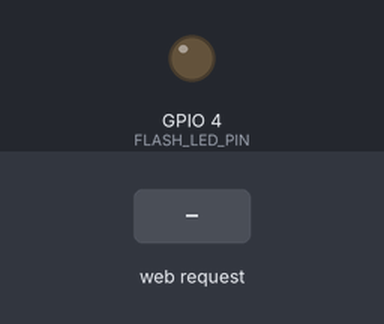
Simulated run of this sketch. Board: ESP32. Shown: output pins drawn as LEDs (lit = HIGH). The inputs (shaded band) are chosen by the test bench. WiFi joins after 1.5 s; servers stay silent unless stated; the camera gives no picture; what the sketch prints to the serial monitor is not drawn.

Above: at 3.0 s.
3.1 s: HTTP request GET /led/on received
At 3.7 s:
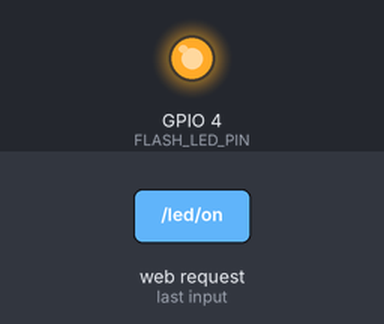
4.6 s: HTTP request GET /capture received
Timing chart, 0 to 7.6 s (numbered marks = the images above; inputs shaded):
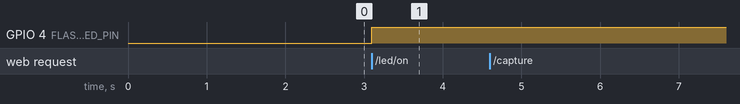

The sketch:

esp32cam_avaris.ino
```cpp
/*
 * ESP32-CAM AVARIS Integration
 * Optimized for live streaming and high-quality image capture
 * Features:
 * - MJPEG streaming on port 81
 * - High-quality image capture endpoint
 * - LED flash control
 * - Dual frame size configuration
 */

#include "esp_camera.h"
#include <WiFi.h>
#include <WebServer.h>
#include <WiFiClient.h>

// WiFi credentials
const char* ssid = "YOUR_WIFI_SSID";
const char* password = "YOUR_WIFI_PASSWORD";

// Camera pin definitions for AI-Thinker ESP32-CAM
#define PWDN_GPIO_NUM     32
#define RESET_GPIO_NUM    -1
#define XCLK_GPIO_NUM      0
#define SIOD_GPIO_NUM     26
#define SIOC_GPIO_NUM     27
#define Y9_GPIO_NUM       35
#define Y8_GPIO_NUM       34
#define Y7_GPIO_NUM       39
#define Y6_GPIO_NUM       36
#define Y5_GPIO_NUM       21
#define Y4_GPIO_NUM       19
#define Y3_GPIO_NUM       18
#define Y2_GPIO_NUM        5
#define VSYNC_GPIO_NUM    25
#define HREF_GPIO_NUM     23
#define PCLK_GPIO_NUM     22

// LED Flash pin
#define FLASH_LED_PIN      4

WebServer server(80);
WebServer streamServer(81);

// Camera configuration
camera_config_t config;
bool cameraInitialized = false;

void setup() {
  Serial.begin(115200);
  Serial.println("AVARIS ESP32-CAM Starting...");

  // Initialize LED pin
  pinMode(FLASH_LED_PIN, OUTPUT);
  digitalWrite(FLASH_LED_PIN, LOW);

  // Initialize camera
  initCamera();

  // Connect to WiFi
  WiFi.begin(ssid, password);
  Serial.print("Connecting to WiFi");

  while (WiFi.status() != WL_CONNECTED) {
    delay(500);
    Serial.print(".");
  }

  Serial.println();
  Serial.print("WiFi connected! IP address: ");
  Serial.println(WiFi.localIP());

  // Setup web server routes
  setupRoutes();

  // Start servers
  server.begin();
  streamServer.begin();

  Serial.println("AVARIS ESP32-CAM Ready!");
  Serial.println("Stream URL: http://" + WiFi.localIP().toString() + ":81/stream");
  Serial.println("Capture URL: http://" + WiFi.localIP().toString() + "/capture");
}

void loop() {
  server.handleClient();
  streamServer.handleClient();
}

void initCamera() {
  // Camera configuration for optimal streaming and capture
  config.ledc_channel = LEDC_CHANNEL_0;
  config.ledc_timer = LEDC_TIMER_0;
  config.pin_d0 = Y2_GPIO_NUM;
  config.pin_d1 = Y3_GPIO_NUM;
  config.pin_d2 = Y4_GPIO_NUM;
  config.pin_d3 = Y5_GPIO_NUM;
  config.pin_d4 = Y6_GPIO_NUM;
  config.pin_d5 = Y7_GPIO_NUM;
  config.pin_d6 = Y8_GPIO_NUM;
  config.pin_d7 = Y9_GPIO_NUM;
  config.pin_xclk = XCLK_GPIO_NUM;
  config.pin_pclk = PCLK_GPIO_NUM;
  config.pin_vsync = VSYNC_GPIO_NUM;
  config.pin_href = HREF_GPIO_NUM;
  config.pin_sscb_sda = SIOD_GPIO_NUM;
  config.pin_sscb_scl = SIOC_GPIO_NUM;
  config.pin_pwdn = PWDN_GPIO_NUM;
  config.pin_reset = RESET_GPIO_NUM;
  config.xclk_freq_hz = 20000000;
  config.pixel_format = PIXFORMAT_JPEG;

  // Frame size and quality settings
  // For streaming: QVGA (320x240) with moderate quality
  config.frame_size = FRAMESIZE_QVGA;
  config.jpeg_quality = 12;
  config.fb_count = 2;

  // Initialize camera
  esp_err_t err = esp_camera_init(&config);
  if (err != ESP_OK) {
    Serial.printf("Camera init failed with error 0x%x", err);
    return;
  }

  cameraInitialized = true;
  Serial.println("Camera initialized successfully");

  // Get camera sensor
  sensor_t * s = esp_camera_sensor_get();
  if (s != NULL) {
    // Optimize settings for better image quality
    s->set_brightness(s, 0);     // -2 to 2
    s->set_contrast(s, 0);       // -2 to 2
    s->set_saturation(s, 0);     // -2 to 2
    s->set_special_effect(s, 0); // 0 to 6 (0-No Effect, 1-Negative, 2-Grayscale, 3-Red Tint, 4-Green Tint, 5-Blue Tint, 6-Sepia)
    s->set_whitebal(s, 1);       // 0 = disable , 1 = enable
    s->set_awb_gain(s, 1);       // 0 = disable , 1 = enable
    s->set_wb_mode(s, 0);        // 0 to 4 - if awb_gain enabled (0 - Auto, 1 - Sunny, 2 - Cloudy, 3 - Office, 4 - Home)
    s->set_exposure_ctrl(s, 1);  // 0 = disable , 1 = enable
    s->set_aec2(s, 0);           // 0 = disable , 1 = enable
    s->set_ae_level(s, 0);       // -2 to 2
    s->set_aec_value(s, 300);    // 0 to 1200
    s->set_gain_ctrl(s, 1);      // 0 = disable , 1 = enable
    s->set_agc_gain(s, 0);       // 0 to 30
    s->set_gainceiling(s, (gainceiling_t)0);  // 0 to 6
    s->set_bpc(s, 0);            // 0 = disable , 1 = enable
    s->set_wpc(s, 1);            // 0 = disable , 1 = enable
    s->set_raw_gma(s, 1);        // 0 = disable , 1 = enable
    s->set_lenc(s, 1);           // 0 = disable , 1 = enable
    s->set_hmirror(s, 0);        // 0 = disable , 1 = enable
    s->set_vflip(s, 0);          // 0 = disable , 1 = enable
    s->set_dcw(s, 1);            // 0 = disable , 1 = enable
    s->set_colorbar(s, 0);       // 0 = disable , 1 = enable
  }
}

void setupRoutes() {
  // Main capture endpoint for high-quality images
  server.on("/capture", HTTP_GET, handleCapture);

  // LED control endpoints
  server.on("/led/on", HTTP_GET, handleLedOn);
  server.on("/led/off", HTTP_GET, handleLedOff);

  // Status endpoint
  server.on("/status", HTTP_GET, handleStatus);

  // MJPEG stream endpoint
  streamServer.on("/stream", HTTP_GET, handleStream);

  // CORS headers for all responses
  server.enableCORS(true);
  streamServer.enableCORS(true);
}

void handleCapture() {
  if (!cameraInitialized) {
    server.send(500, "text/plain", "Camera not initialized");
    return;
  }

  // Switch to high-quality capture mode
  sensor_t * s = esp_camera_sensor_get();
  if (s != NULL) {
    s->set_framesize(s, FRAMESIZE_SVGA);  // 800x600 for AI analysis
    s->set_quality(s, 10);                // High quality (lower number = better quality)
  }

  // Small delay to allow settings to take effect
  delay(100);

  // Capture frame
  camera_fb_t * fb = esp_camera_fb_get();
  if (!fb) {
    server.send(500, "text/plain", "Camera capture failed");
    return;
  }

  // Send image
  server.sendHeader("Content-Type", "image/jpeg");
  server.sendHeader("Content-Length", String(fb->len));
  server.sendHeader("Access-Control-Allow-Origin", "*");
  server.send_P(200, "image/jpeg", (const char *)fb->buf, fb->len);

  // Return frame buffer
  esp_camera_fb_return(fb);

  // Switch back to streaming mode
  if (s != NULL) {
    s->set_framesize(s, FRAMESIZE_QVGA);  // Back to streaming resolution
    s->set_quality(s, 12);                // Back to streaming quality
  }

  Serial.println("High-quality image captured and sent");
}

void handleStream() {
  WiFiClient client = streamServer.client();

  if (!client) {
    return;
  }

  // Send MJPEG headers
  client.println("HTTP/1.1 200 OK");
  client.println("Content-Type: multipart/x-mixed-replace; boundary=frame");
  client.println("Access-Control-Allow-Origin: *");
  client.println();

  while (client.connected()) {
    camera_fb_t * fb = esp_camera_fb_get();
    if (!fb) {
      Serial.println("Camera capture failed");
      break;
    }

    // Send frame boundary
    client.println("--frame");
    client.println("Content-Type: image/jpeg");
    client.printf("Content-Length: %u\r\n\r\n", fb->len);

    // Send image data
    client.write(fb->buf, fb->len);
    client.println();

    esp_camera_fb_return(fb);

    // Small delay for smooth streaming
    delay(50);
  }

  client.stop();
}

void handleLedOn() {
  digitalWrite(FLASH_LED_PIN, HIGH);
  server.send(200, "text/plain", "LED ON");
  Serial.println("LED turned ON");
}

void handleLedOff() {
  digitalWrite(FLASH_LED_PIN, LOW);
  server.send(200, "text/plain", "LED OFF");
  Serial.println("LED turned OFF");
}

void handleStatus() {
  String status = "{";
  status += "\"camera_initialized\":" + String(cameraInitialized ? "true" : "false") + ",";
  status += "\"wifi_connected\":" + String(WiFi.status() == WL_CONNECTED ? "true" : "false") + ",";
  status += "\"ip_address\":\"" + WiFi.localIP().toString() + "\",";
  status += "\"stream_url\":\"http://" + WiFi.localIP().toString() + ":81/stream\",";
  status += "\"capture_url\":\"http://" + WiFi.localIP().toString() + "/capture\"";
  status += "}";

  server.send(200, "application/json", status);
}
```

Measured:
- after the input at 3.1 s, GPIO 4 (FLASH_LED_PIN): LOW → HIGH at once
- after the input at 4.6 s, every drawn part: stays the same
